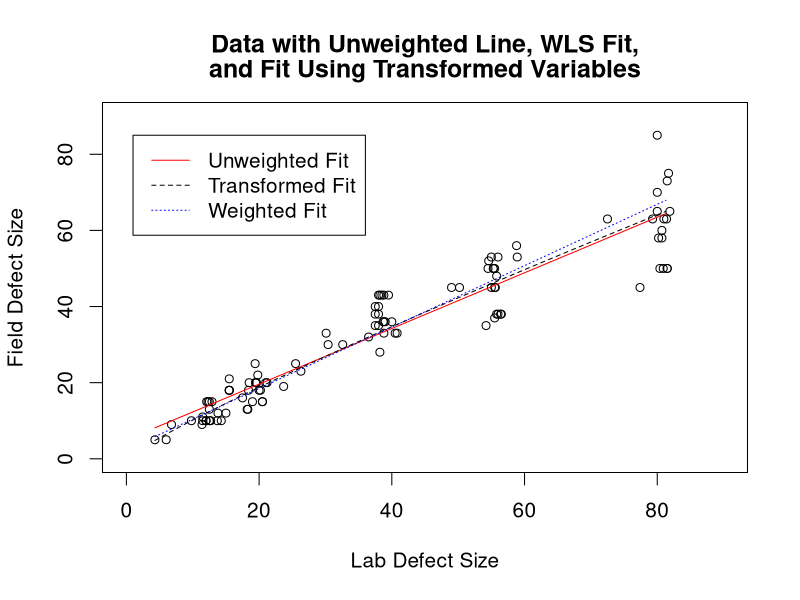

The R source for this figure:
######################################################################
##
## regression-4.6.2.6.R
##
## AUTHOR:       Jolene Splett
## MODIFICATION: 2007 Apr 19
## HANDBOOK:     4.6.2.6. Compare the Fits   
## http://www.itl.nist.gov/div898/handbook/pmd/section6/pmd626.htm

######################################################################
##
## LEFT SIDE BAR:  Three Fits to Compare

## It is interesting to compare the results of the three fits:

##    1. Unweighted fit
##    2. Transformed fit
##    3. Weighted fit 

## Create vector with dependent variable, field defect size
fdef = c(18,38,15,20,18,36,20,43,45,65,43,38,33,10,50,10,50,15,53,60,18,
         38,15,20,18,36,20,43,45,65,43,38,33,10,50,10,50,15,53,15,37,15,
         18,11,35,20,40,50,36,50,38,10,75,10,85,13,50,58,58,48,12,63,10,
         63,13,28,35,63,13,45,9,20,18,35,20,38,50,70,40,21,19,10,33,16,5,
         32,23,30,45,33,25,12,53,36,5,63,43,25,73,45,52,9,30,22,56,15,45)

## Create vector with independent variable, lab defect size
ldef = c(20.2,56.0,12.5,21.2,15.5,39.0,21.0,38.2,55.6,81.9,39.5,56.4,40.5,
         14.3,81.5,13.7,81.5,20.5,56.0,80.7,20.0,56.5,12.1,19.6,15.5,38.8,
         19.5,38.0,55.0,80.0,38.5,55.8,38.8,12.5,80.4,12.7,80.9,20.5,55.0,
         19.0,55.5,12.3,18.4,11.5,38.0,18.5,38.0,55.3,38.7,54.5,38.0,12.0,
         81.7,11.5,80.0,18.3,55.3,80.2,80.7,55.8,15.0,81.0,12.0,81.4,12.5,
         38.2,54.2,79.3,18.2,55.5,11.4,19.5,15.5,37.5,19.5,37.5,55.5,80.0,
         37.5,15.5,23.7,9.8,40.8,17.5,4.3,36.5,26.3,30.4,50.2,30.1,25.5,
         13.8,58.9,40.0,6.0,72.5,38.8,19.4,81.5,77.4,54.6,6.8,32.6,19.8,
         58.8,12.9,49.0)

######################################################################
##
## LEFT SIDE BAR:  Plots of Fits with Data

##  Regression analysis
out = lm(fdef~ldef)
summary(out)

##  Regression for ln-ln transformed variables
lnfdef = log(fdef)
lnldef = log(ldef)
outt = lm(lnfdef~lnldef)
summary(outt)

##  Weighted regression analysis
w = 1/(ldef**1.5)
outw = lm(fdef~ldef,weight=w)
summary(outw)
wresid = weighted.residuals(outw)

##  Generate plot to compare three fits
xval = seq(min(ldef),max(ldef))
yu = predict.lm(out,data.frame(ldef=xval))
yt = exp(outt$coef[1]+outt$coef[2]*log(xval))
yw = predict.lm(outw,data.frame(ldef=xval))

par(mfrow=c(1,1),cex=1.25,ask=T)
plot(ldef,fdef,ylab="Field Defect Size", xlab="Lab Defect Size",
     xlim=c(0,90),ylim=c(0,90), cex=.85)
lines(x=xval,y=yu,lty=1, col="red")
lines(x=xval,y=yt,lty=2, col="black")
lines(x=xval,y=yw,lty=3, col="blue")
legend(85,legend=c("Unweighted Fit","Transformed Fit","Weighted Fit"),
       lty=c(1,2,3), col=c("red","black","blue"))
title("Data with Unweighted Line, WLS Fit,",line=2)
title("and Fit Using Transformed Variables",line=1)

## This plot shows that, compared to the original fit, the transformed 
## and weighted fits generate smaller predicted values for low values 
## of lab defect size and larger predicted values for high values of 
## lab defect size. The three fits match fairly closely for intermediate 
## values of lab defect size. The transformed and weighted fit tend to 
## agree for the low values of lab defect size. However, for large 
## values of lab defect size, the weighted fit tends to generate higher 
## values for the predicted values than does the transformed fit.

######################################################################
##
## LEFT SIDE BAR:  Conclusion

## Although the original fit was not bad, it violated the assumption 
## of homogeneous variances for the error term. Both the fit of the 
## transformed data and the weighted fit successfully address this 
## problem without violating the other regression assumptions.

######################################################################
## ================================================================ ##
######################################################################
